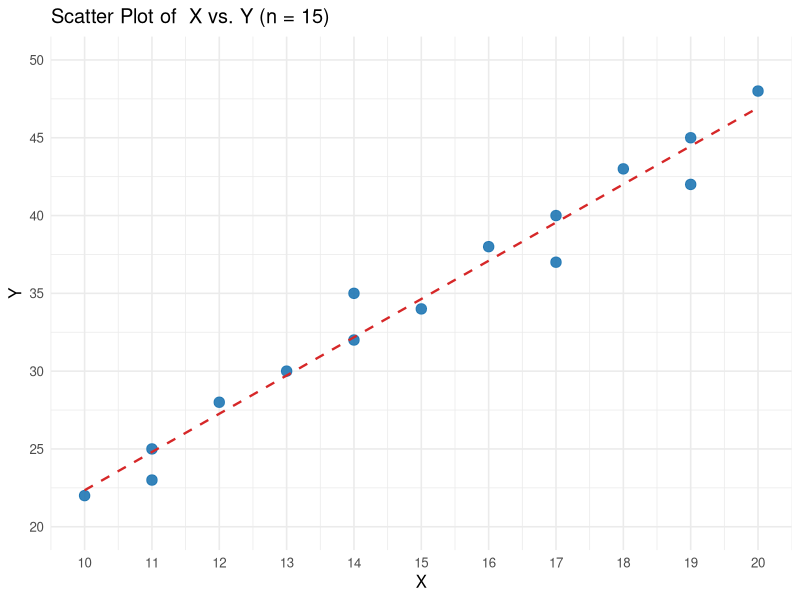

Write the R code that produced this figure.
## ---- chunk 1
#| label: fig-xy-int-scatter
#| fig-cap: "Scatter plot of X and Y with a linear trend line."
#| fig-width: 7
#| fig-height: 4.5

library(ggplot2)
library(tibble)

df <- tibble(
  obs = 1:15,
  x = c(10L, 11L, 11L, 12L, 13L, 14L, 14L, 15L,
        16L, 17L, 17L, 18L, 19L, 19L, 20L),
  y = c(22L, 25L, 23L, 28L, 30L, 32L, 35L, 34L,
        38L, 40L, 37L, 43L, 45L, 42L, 48L)
)

ggplot(df, aes(x = x, y = y)) +
  geom_point(color = "#1f77b4", size = 3.2, alpha = 0.9) +
  geom_smooth(method = "lm", se = FALSE, color = "#d62728", linetype = "dashed", linewidth = 0.8) +
  scale_x_continuous(limits = c(10, 20), breaks = seq(10, 20, by = 1)) +
  scale_y_continuous(limits = c(20, 50), breaks = seq(20, 50, by = 5)) +
  labs(
    title = "Scatter Plot of  X vs. Y (n = 15)",
    #subtitle = "Each step of +1 in X roughly corresponds to +2.5 in Y",
    x = "X",
    y = "Y"
  ) +
  theme_minimal(base_size = 12)
## ---- chunk 2
df_pos <- tibble(
  obs = 1:6,
  x = c(10L, 12L, 14L, 16L, 18L, 20L),
  y = c(22L, 26L, 29L, 35L, 41L, 46L)
)

#sum(df_pos$y)
#sum(df_pos$x^2)
## ---- chunk 3
df_neg <- tibble(
  obs = 1:6,
  x = c(10L, 12L, 14L, 16L, 18L, 20L),
  y = c(47L, 42L, 38L, 33L, 27L, 23L)
)

#cor(df_neg$x,df_neg$y)
